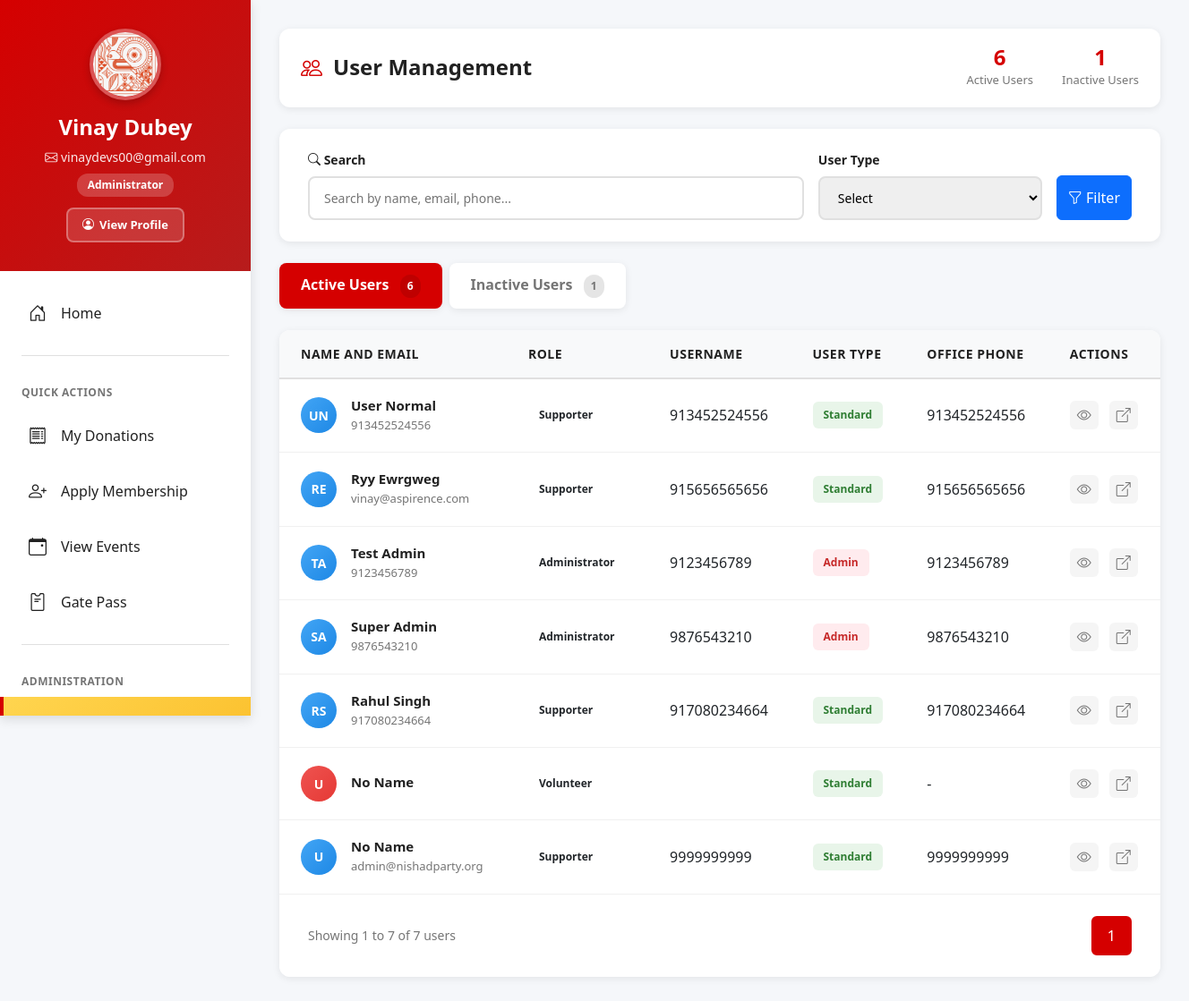
Page /accounts/admin/users/ (signed in) on the earlier database version.
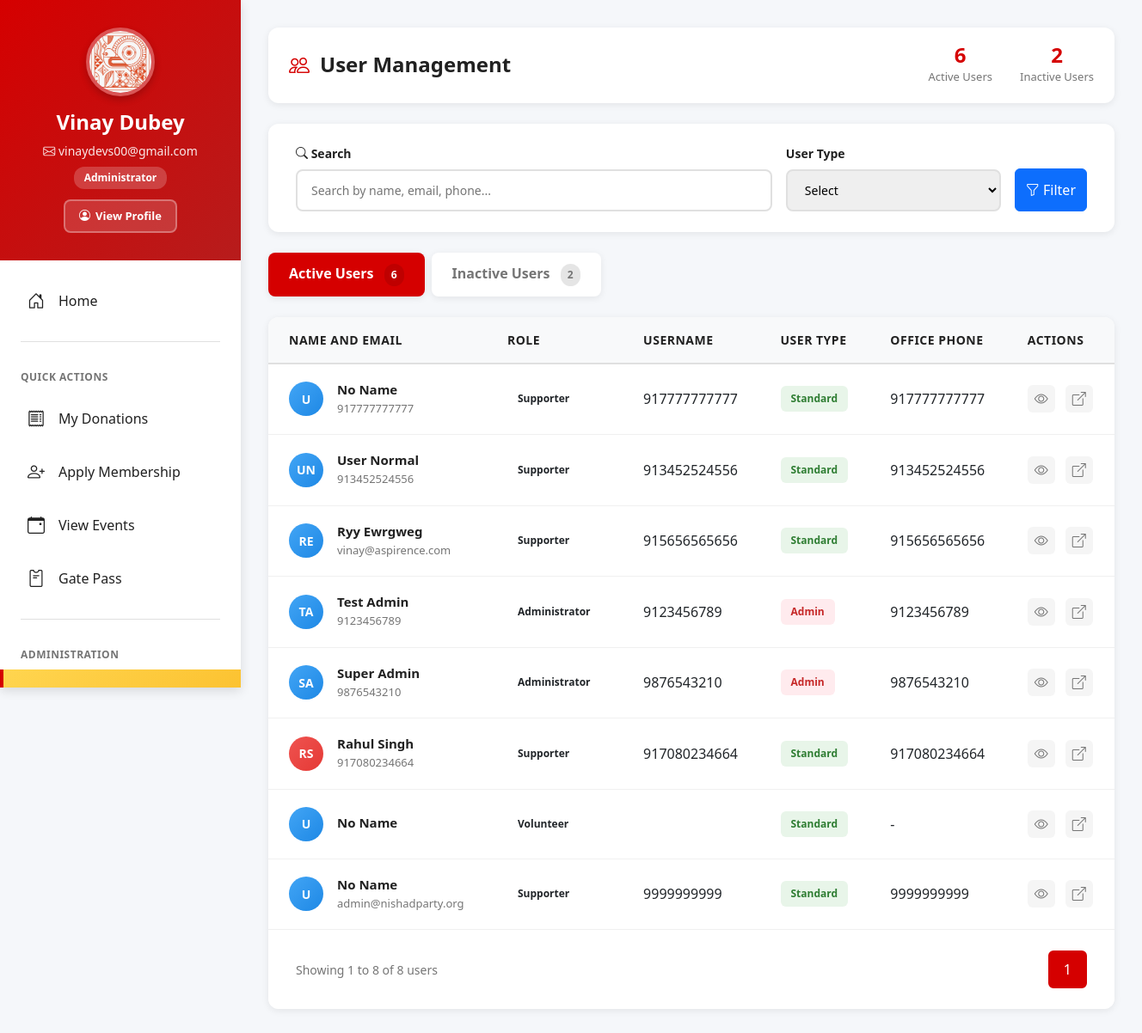
Same page on the later database version.
### accounts/models.py (models this page shows, shortened)
class User(AbstractUser):
    phone_number = models.CharField(max_length=15, unique=True)
    is_phone_verified = models.BooleanField(default=False)
    user_type = models.CharField(max_length=20, choices=USER_TYPE_CHOICES, default='SUPPORTER')
    constituency = models.CharField(max_length=100, blank=True)
    district = models.CharField(max_length=100, blank=True)
    state = models.CharField(max_length=50, blank=True)
    preferred_language = models.CharField(max_length=5, choices=LANGUAGE_CHOICES, default='hi')
    fishing_license_number = models.CharField(max_length=50, blank=True)
    boat_registration = models.CharField(max_length=50, blank=True)
    family_primary_account = models.ForeignKey('self', null=True, blank=True, on_delete=models.SET_NULL, related_name='family_members')
    created_at = models.DateTimeField(auto_now_add=True)
    objects = UserManager()
    USERNAME_FIELD = 'phone_number'
    REQUIRED_FIELDS = ['first_name', 'last_name']

### accounts/views.py (the view, shortened to what this page needs)
# urls.py: path('admin/users/', views.admin_user_list, name='admin_user_list'),
@login_required
@admin_or_feature_required('USER_MANAGEMENT')
def admin_user_list(request):
    search_query = request.GET.get('search', '')
    user_type_filter = request.GET.get('user_type', '')
    users = User.objects.select_related('userprofile').exclude(id=request.user.id)
    if user_type_filter:
        users = users.filter(user_type=user_type_filter)
    users = users.order_by('-date_joined')
    paginator = Paginator(users, 20)
    page_number = request.GET.get('page')
    page_obj = paginator.get_page(page_number)
    user_types = USER_TYPE_CHOICES
    total_users_count = User.objects.exclude(id=request.user.id).count()
    active_users_count = User.objects.exclude(id=request.user.id).filter(is_active=True).count()
    inactive_users_count = User.objects.exclude(id=request.user.id).filter(is_active=False).count()
    context = {
        'page_obj': page_obj,
        'users': page_obj,
        'user_types': user_types,
        'search_query': search_query,
        'user_type_filter': user_type_filter,
        'total_users': total_users_count,
        'active_users': active_users_count,
        'inactive_users': inactive_users_count,
        'paginator': paginator,
    }
    return render(request, 'accounts/admin_user_list.html', context)

### templates/accounts/admin_user_list.html (shortened to what the changed rows need)
{% extends 'dashboard_base.html' %}
{% load i18n %}
{% block content %}
<div class="user-management-content">
    <div class="page-header">
        <div class="page-header-title">
            <h1>User Management</h1>
        </div>
        <div class="page-header-stats">
            <div class="page-stat-item">
                <div class="page-stat-value">{{ inactive_users }}</div>
                <div class="page-stat-label">Inactive Users</div>
            </div>
        </div>
    </div>
    <div class="user-tabs">
        <button class="tab-btn">
            Inactive Users <span class="tab-badge">{{ inactive_users }}</span>
        </button>
    </div>
    <div class="users-table-container">
        <table class="users-table">
            <thead>
                <tr>
                    <th>Name and Email</th>
                    <th>Role</th>
                    <th>Username</th>
                    <th>User Type</th>
                    <th>Office Phone</th>
                    <th>Actions</th>
                </tr>
            </thead>
            <tbody>
                {% for user in users %}
                <tr>
                    <td>
                        <div class="user-cell">
                            {% if user.userprofile and user.userprofile.avatar %}
                                <img src="{{ user.userprofile.avatar.url }}" alt="{{ user.get_full_name }}" class="user-avatar">
                            {% else %}
                                <div class="user-avatar-placeholder avatar-{{ forloop.counter|divisibleby:6|yesno:'red,blue,green,purple,orange,teal' }}">
                                    {{ user.first_name|first|default:'U' }}{{ user.last_name|first|default:'' }}
                                </div>
                            {% endif %}
                            <div class="user-info">
                                <h4>{{ user.get_full_name|default:"No Name" }}</h4>
                                <p>{{ user.email|default:user.phone_number }}</p>
                            </div>
                        </div>
                    </td>
                    <td data-label="Role">
                        <span class="role-badge {{ user.user_type|lower }}">
                            {{ user.get_user_type_display }}
                        </span>
                    </td>
                    <td data-label="Username">{{ user.phone_number }}</td>
                    <td data-label="User Type">
                        {% if user.user_type == 'ADMINISTRATOR' %}
                            <span class="type-badge admin">Admin</span>
                        {% else %}
                            <span class="type-badge standard">Standard</span>
                        {% endif %}
                    </td>
                    <td data-label="Office Phone">{{ user.phone_number|default:"-" }}</td>
                    <td data-label="Actions">
                        <div class="action-icons">
                            <a href="#" class="action-icon view-user-btn" data-user-id="{{ user.id }}" data-user-name="{{ user.get_full_name|default:'No Name' }}" data-user-email="{{ user.email|default:user.phone_number }}" data-user-phone="{{ user.phone_number }}" data-user-type="{{ user.user_type }}" data-user-type-display="{{ user.get_user_type_display }}" data-user-active="{{ user.is_active|yesno:'true,false' }}" data-user-avatar="{% if user.userprofile and user.userprofile.avatar %}{{ user.userprofile.avatar.url }}{% endif %}" title="Quick View">
                                <i class="bi bi-eye"></i>
                            </a>
                            <a href="{% url 'admin_user_detail' user.id %}" class="action-icon" title="Full Details">
                                <i class="bi bi-box-arrow-up-right"></i>
                            </a>
                        </div>
                    </td>
                </tr>
                {% endfor %}
            </tbody>
        </table>
        {% if page_obj %}
        <div class="pagination-container">
            <div class="pagination-info">
                Showing {{ page_obj.start_index }} to {{ page_obj.end_index }} of {{ paginator.count }} users
            </div>
            <div class="pagination-buttons">
                {% for num in page_obj.paginator.page_range %}
                    {% if page_obj.number == num %}
                        <a href="?page={{ num }}{% if search_query %}&search={{ search_query }}{% endif %}{% if user_type_filter %}&user_type={{ user_type_filter }}{% endif %}" class="pagination-btn active">{{ num }}</a>
                    {% elif num > page_obj.number|add:'-3' and num < page_obj.number|add:'3' %}
                        <a href="?page={{ num }}{% if search_query %}&search={{ search_query }}{% endif %}{% if user_type_filter %}&user_type={{ user_type_filter }}{% endif %}" class="pagination-btn">{{ num }}</a>
                    {% endif %}
                {% endfor %}
            </div>
        </div>
        {% endif %}
    </div>
</div>
{% endblock %}

Differences in the rows shown:
added User: first_name|first "U", get_full_name "No Name", email "917777777777", user_type "Supporter", phone_number "917777777777", shows "Standard"
Other differences:
{{ inactive_users }}: "1" → "2"
{{ page_obj.end_index }}: "7" → "8"
{{ paginator.count }}: "7" → "8"
